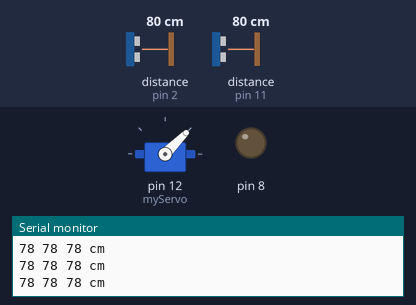
Bench run of a sketch on a simulated Arduino Uno, built with avr-gcc and run on an emulated ATmega328P. Parts: servo, output pins drawn as LEDs (lit = HIGH), the last lines printed to the serial monitor. Wiring (inferred from the names in the program): 2 × ultrasonic range finder: trigger pin 3, echo pin 2 / trigger pin 10, echo pin 11. Inputs (shaded band) come from the test bench; at power-on: distance to the obstacle (sensors on pin 2, pin 11) 80 cm. The echo pulse lasts 58.3 µs per cm; pins used as bus, display or sensor lines are not drawn.

Above: at 1.26 s.
1.3 s: distance to the obstacle (sensor on pin 2) set to 7 cm
4.3 s: distance to the obstacle (sensor on pin 11) set to 9 cm
At 5.49 s:
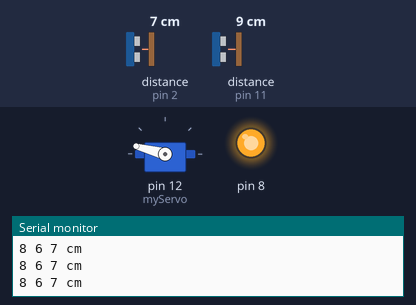
7.3 s: distance to the obstacle (sensor on pin 2) set to 35 cm
At 7.9 s:
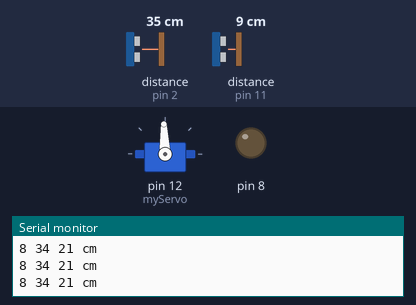
10.3 s: distance to the obstacle (sensor on pin 2) set to 12 cm
At 11.4 s:
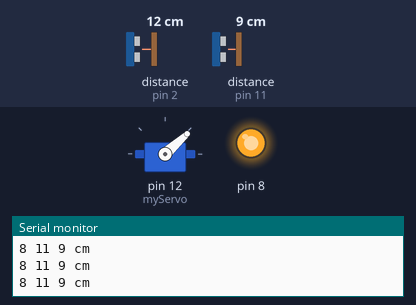
13.3 s: distance to the obstacle (sensor on pin 11) set to 11 cm
At 15.43 s:
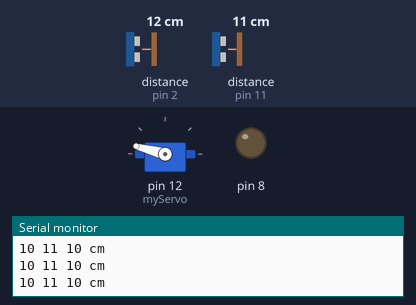
16.3 s: distance to the obstacle (sensor on pin 11) set to 120 cm
Timing chart, 0 to 20.3 s (numbered marks = the images above; inputs shaded):
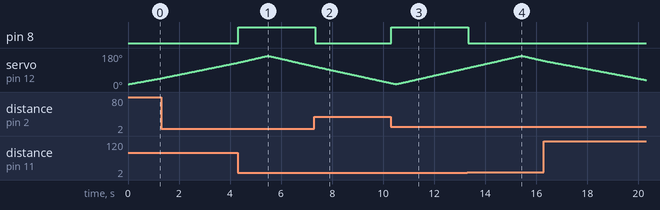

The sketch:

trabSE.ino
```cpp
// Includes the Servo library
#include <Servo.h>

// Defines Tirg and Echo pins of the Ultrasonic Sensor
const int trigPin1 = 10;
const int echoPin1 = 11;

const int trigPin2 = 3;
const int echoPin2 = 2;
// Variables for the duration and the distance
long duration;
int distance1;
int distance2;
int distance;

Servo myServo; // Creates a servo object for controlling the servo motor

void setup() {
  pinMode(trigPin1, OUTPUT); // Sets the trigPin as an Output
  pinMode(echoPin1, INPUT); // Sets the echoPin as an Input
  pinMode(trigPin2, OUTPUT); // Sets the trigPin as an Output
  pinMode(echoPin2, INPUT);
  Serial.begin(9600);
  myServo.attach(12);// Defines on which pin is the servo motor attached
  pinMode(8,OUTPUT);
}

void loop() {
  // rotates the servo motor from 15 to 165 degrees
  for(int i=15;i<=165;i++){
    myServo.write(i);
    delay(30);
    distance1 = calculateDistance(trigPin1, echoPin1);// Calls a function for calculating the distance measured by the Ultrasonic sensor for each degree
    distance2 = calculateDistance(trigPin2, echoPin2);
    Serial.print(distance1);
    Serial.print(" ");
    Serial.print(distance2);
    Serial.print(" ");
    distance = (distance1+distance2)/2;
    if(distance < 10) digitalWrite(8,HIGH);
    else digitalWrite(8,LOW);
    Serial.print(distance); // Sends the distance value into the Serial Port
    Serial.println(" cm"); // Sends addition character right next to the previous value needed later in the Processing IDE for indexing
  }
  // Repeats the previous lines from 165 to 15 degrees
  for(int i=165;i>15;i--){
    myServo.write(i);
    delay(30);
    distance1 = calculateDistance(trigPin1, echoPin1);
    distance2 = calculateDistance(trigPin2, echoPin2);
    Serial.print(distance1);
    Serial.print(" ");
    Serial.print(distance2);
    Serial.print(" ");
    distance = (distance1+distance2)/2;
    if(distance < 10) digitalWrite(8,HIGH);
    else digitalWrite(8,LOW);
    Serial.print(distance);
    Serial.println(" cm");
  }
}

// Function for calculating the distance measured by the Ultrasonic sensor
int calculateDistance(int trig, int echo){
  digitalWrite(trig, LOW);
  delayMicroseconds(2);
  // Sets the trigPin on HIGH state for 10 micro seconds
  digitalWrite(trig, HIGH);
  delayMicroseconds(10);
  digitalWrite(trig, LOW);
  duration = pulseIn(echo, HIGH); // Reads the echoPin, returns the sound wave travel time in microseconds
  distance= duration*0.034/2;
  return distance;
}
```

Measured:
- the behaviour switches between 9 and 10 cm on distance to the obstacle (sensor on pin 11) (found by bisection; images 3 and 4)
- after the input at 4.3 s, pin 8: LOW → HIGH at once
- after the input at 7.3 s, pin 8: HIGH → LOW at once
- after the input at 10.3 s, pin 8: LOW → HIGH at once
- after the input at 13.3 s, pin 8: HIGH → LOW at once
